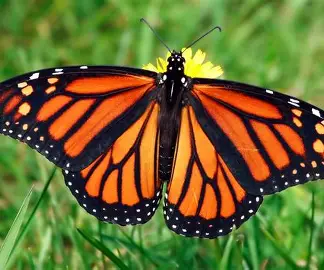
#> input picture Source for PE-20250718T112002Z-1-001/Source for PE/Feature Detection and Description/Image/butterly.jpg, 324 x 270 px, found by its file name
$ jupyter execute --allow-errors SURF.ipynb   (shell and % lines are left out)
#> lines starting #> are read from the running program, lines starting #| are printed output that depends on the picture
# 🎯 Goals of This Chapter

- Understand the key concepts behind the **SURF (Speeded-Up Robust Features)** algorithm
- Learn how to detect and describe SURF keypoints using OpenCV

---

## 🧪 Why SURF?

- **SIFT** is powerful but relatively **slow**
- **SURF** is designed to be **much faster** while maintaining similar accuracy

### 🔧 SURF Improvements:
- Uses **box filters** instead of Gaussian filters for speed
- Uses **integral images** to compute filter responses quickly
- Uses **determinant of the Hessian matrix** for both keypoint detection and scale selection

---

## 🔍 Key Concepts in SURF

### 1. Scale-Space Detection with Box Filters

- Laplacian of Gaussian (LoG) is **approximated** by a box filter
- **Box filters** are applied using **integral images** for fast computation
- **Hessian matrix** $ \mathbf{H} $ is defined as:

$$
\mathbf{H}(x, y, \sigma) =
\begin{bmatrix}
L_{xx}(x, y, \sigma) & L_{xy}(x, y, \sigma) \\
L_{xy}(x, y, \sigma) & L_{yy}(x, y, \sigma)
\end{bmatrix}
$$

- **Determinant of the Hessian** is used to detect keypoints:

$$
\text{det}(\mathbf{H}) = L_{xx}L_{yy} - (L_{xy})^2
$$

---

### 2. Orientation Assignment

- **Wavelet responses** are computed in horizontal and vertical directions: $ dx $, $ dy $
- **Gaussian window** is applied to weight responses
- A **sliding orientation window** of $ 60^\circ $ is used to determine the dominant orientation
- For speed, set `upright=True` to use **U-SURF** (no rotation invariance)

---

### 3. Feature Description

- A square window of size $ 20s \times 20s $ is centered at the keypoint
  (where $ s $ is the **scale** of the keypoint)
- Window is divided into **4×4 subregions**, totaling **16 regions**
- In each region, compute:

  - $ \sum dx $
  - $ \sum dy $
  - $ \sum |dx| $
  - $ \sum |dy| $

- Each subregion → 4 values → Total descriptor is:

$$
16 \text{ regions} \times 4 = 64 \text{ dimensions}
$$

#### Extended Descriptor:

- If `extended=True`, the descriptor becomes **128 dimensions** by separating positive and negative responses

---

### 4. Laplacian Sign for Matching

- SURF includes the **sign of the Laplacian** (positive or negative blob)
- Helps **filter out** matches of different contrast types for faster matching

---

## ⚙️ SURF in OpenCV

### Import & Load Image

[cell 1]
import cv2 as cv
import matplotlib.pyplot as plt

img = cv.imread(r'/content/drive/MyDrive/FPT Material + Study/Sem 4/CPV301/Source for PE/Feature Detection and Description/Image/butterly.jpg', cv.IMREAD_GRAYSCALE)
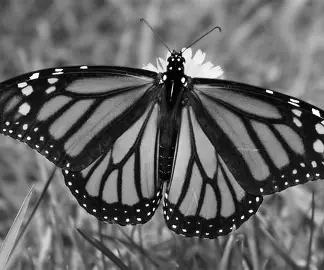
#> img: shape (270, 324); min 0, max 255, mean 100.2


$ run again, with Source for PE-20250718T112002Z-1-001/Source for PE/Feature Detection and Description/Image/home.jpg copied over Source for PE-20250718T112002Z-1-001/Source for PE/Feature Detection and Description/Image/butterly.jpg
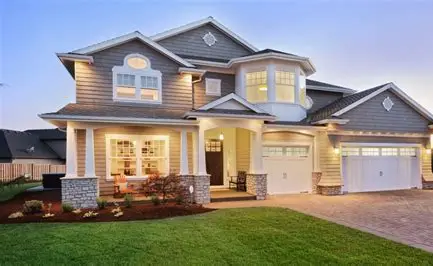
#> input picture Source for PE-20250718T112002Z-1-001/Source for PE/Feature Detection and Description/Image/home.jpg, 433 x 266 px, found by its file name
#> `img = cv.imread(r'/content/drive/MyDrive/FPT Material + Study/Sem 4/CP..`:
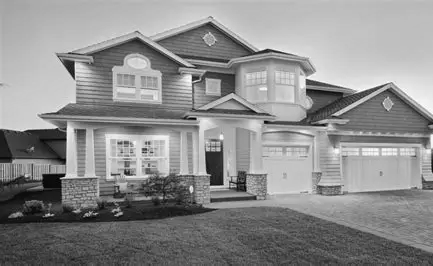
#> img: shape (266, 433); min 0, max 255, mean 140.6
